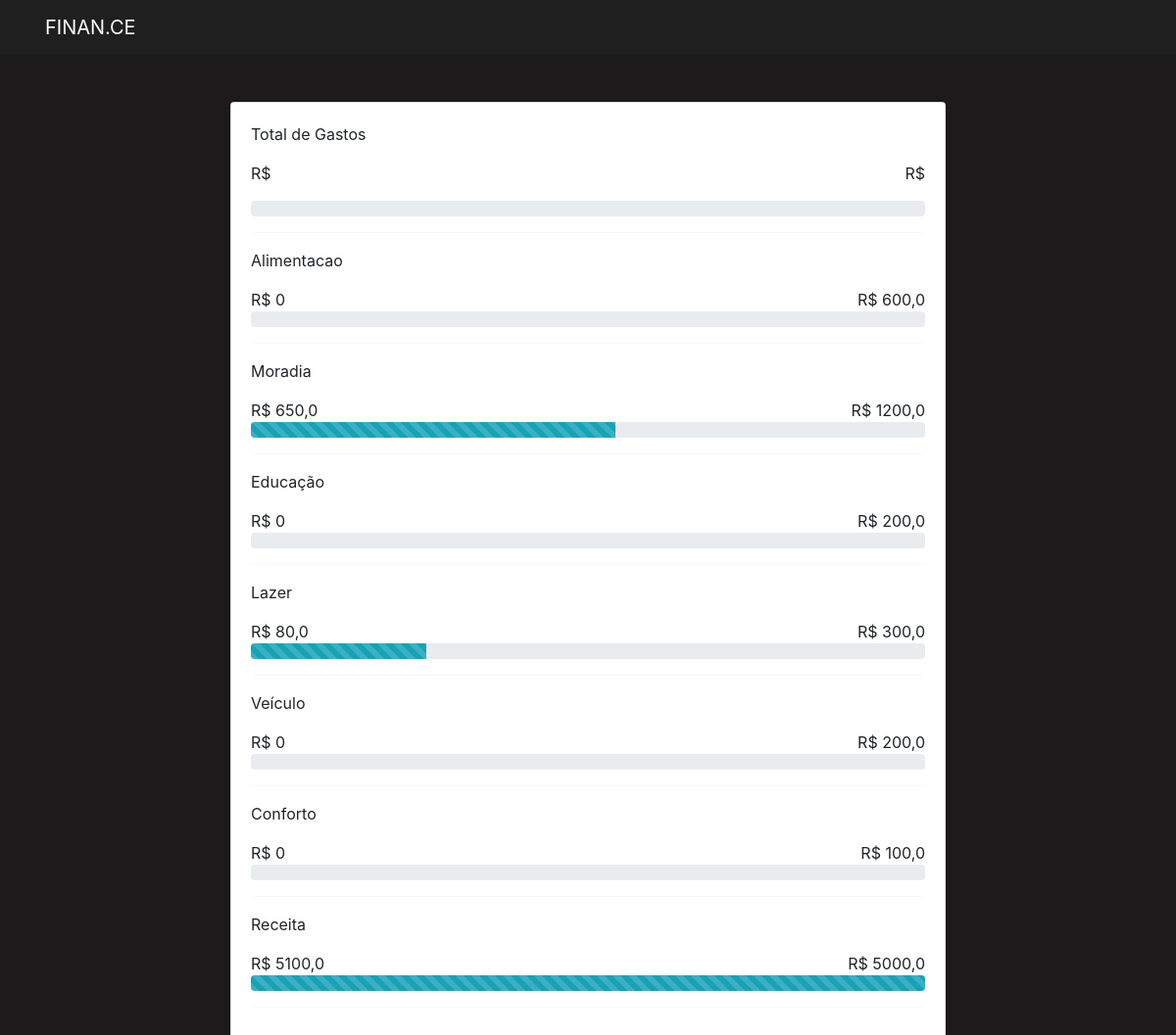
The page /planejamento/ver_planejamento/ on the database its author committed.
### perfil/models.py (models this page shows, shortened)
class Categoria(models.Model):
    categoria = models.CharField(max_length=50)
    essencial = models.BooleanField(default=False)
    valor_planejamento = models.FloatField(default=0)
    def total_gasto(self):
        from extrato.models import Valores
        valores = Valores.objects.filter(categoria__id=self.id).filter(data__month=datetime.now().month).aggregate(Sum('valor'))
        return valores['valor__sum'] if valores['valor__sum'] else 0
    def calcula_percentual_gasto_por_categoria(self):
        if self.valor_planejamento == 0:
            return 0
        return int((self.total_gasto() / self.valor_planejamento) * 100)

### planejamento/views.py (the view)
# urls.py: path('ver_planejamento/', views.ver_planejamento, name="ver_planejamento")
def ver_planejamento(request):
    categorias = Categoria.objects.all()
    return render(request, 'ver_planejamento.html', {'categorias': categorias})

### planejamento/templates/ver_planejamento.html (shortened to what this page needs)
{% extends 'bases/base.html' %}
{% load static %}
{% block 'body' %}
<div class="container">
  <br />
  <br />
  <div class="row">
    <div class="col-md-2 text-center"></div>
    <div class="col-md">
      <div class="card">
        <p>Total de Gastos<p>
          <span style="float: left !important">R$ {{ categoria.total_gasto }}</span>
          <span style="float: right !important">R$ {{ categoria.calcula_percentual_gasto_total }}</span>
        <div class="progress">
        </div>
        <hr>
        {% for categoria in categorias %}
        <p>{{ categoria.categoria }}</p>
        <div>
          <span style="float: left !important">R$ {{ categoria.total_gasto }}</span>
          <span style="float: right !important">R$ {{ categoria.valor_planejamento }}</span>
        </div>
        <div class="progress">
          <div
            class="progress-bar progress-bar-striped bg-info"
            role="progressbar"
            style="width: {{ categoria.calcula_percentual_gasto_por_categoria }}%"
            aria-valuenow="{{ categoria.calcula_percentual_gasto_por_categoria }}"
            aria-valuemin="0"
            aria-valuemax="100"
          ></div>
        </div>
        <hr>
        {% endfor %}
      </div>
    </div>
    <div class="col-md-2 text-center"></div>
  </div>
</div>
{% endblock %}

### templates/static/geral/css/base.css (style rules this page uses)
body { background-color: #1C1A1A !important; color: white !important; }
:root { --main-color: #2B2B2B; --dark-color: #1C1A1A; --contrast-color: #69D2CD; --differential-color: #E96363; }

### templates/static/perfil/css/home.css (style rules this page uses)
.card { width: 100%; background-color: var(--main-color); padding: 20px; }

### rows shown on the page
Categoria: categoria "Alimentacao", total_gasto "0", valor_planejamento "600,0"
Categoria: categoria "Moradia", total_gasto "650,0", valor_planejamento "1200,0"
Categoria: categoria "Educação", total_gasto "0", valor_planejamento "200,0"
Categoria: categoria "Lazer", total_gasto "80,0", valor_planejamento "300,0"
Categoria: categoria "Veículo", total_gasto "0", valor_planejamento "200,0"
Categoria: categoria "Conforto", total_gasto "0", valor_planejamento "100,0"
Categoria: categoria "Receita", total_gasto "5100,0", valor_planejamento "5000,0"
